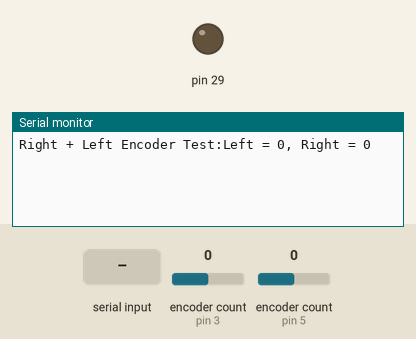
Bench run of a sketch on a simulated Teensy 4. On the bench: output pins drawn as LEDs (lit = HIGH), the last lines printed to the serial monitor. The test bench sets the inputs (shaded band); at power-on: encoder count (sensors on pin 3, pin 5) 0.

Above: at 1.2 s.
1.3 s: encoder count (sensor on pin 3) set to 1
At 2.0 s:
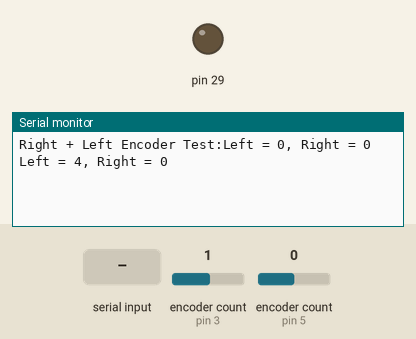
2.8 s: "1" received over Serial
At 3.2 s:
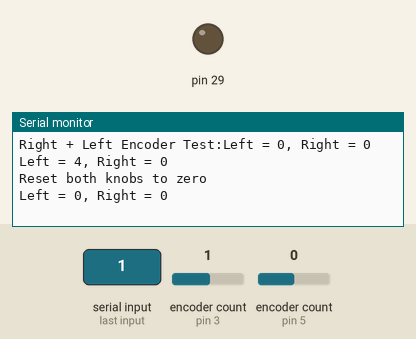

The sketch:

encoder_test.ino
```cpp
/*
 * This test prints encoder values to the Serial Monitor for both wheels
 * To check, manually spin wheels and see if values change properly
 */

#include <VL6180X.h>
#include <i2c_t3.h>
#include <config.h>
#include <Encoder.h>

Encoder encoderLeft(pins::encoderL1, pins::encoderL2);
Encoder encoderRight(pins::encoderR1, pins::encoderR2);

void setup() {
  // put your setup code here, to run once:
  // quiet the buzzer
  pinMode(pins::buzzer, OUTPUT);
  digitalWrite(pins::buzzer, LOW);

  Serial.begin(9600);
  Serial.print("Right + Left Encoder Test:");
}

long positionLeft  = -999;
long positionRight = -999;

void loop() {
  long newLeft, newRight;
  newLeft = encoderLeft.read();
  newRight = encoderRight.read();
  if (newLeft != positionLeft || newRight != positionRight) {
    Serial.print("Left = ");
    Serial.print(newLeft);
    Serial.print(", Right = ");
    Serial.print(newRight);
    Serial.println();
    positionLeft = newLeft;
    positionRight = newRight;
  }
  // if a character is sent from the serial monitor,
  // reset both back to zero.
  if (Serial.available()) {
    Serial.read();
    Serial.println("Reset both knobs to zero");
    encoderLeft.write(0);
    encoderRight.write(0);
  }
}
```

Measured:
- after the input at 1.3 s, the serial monitor: prints a new line at once (image 1)
- after the input at 2.8 s, the serial monitor: prints a new line at once (image 2)
